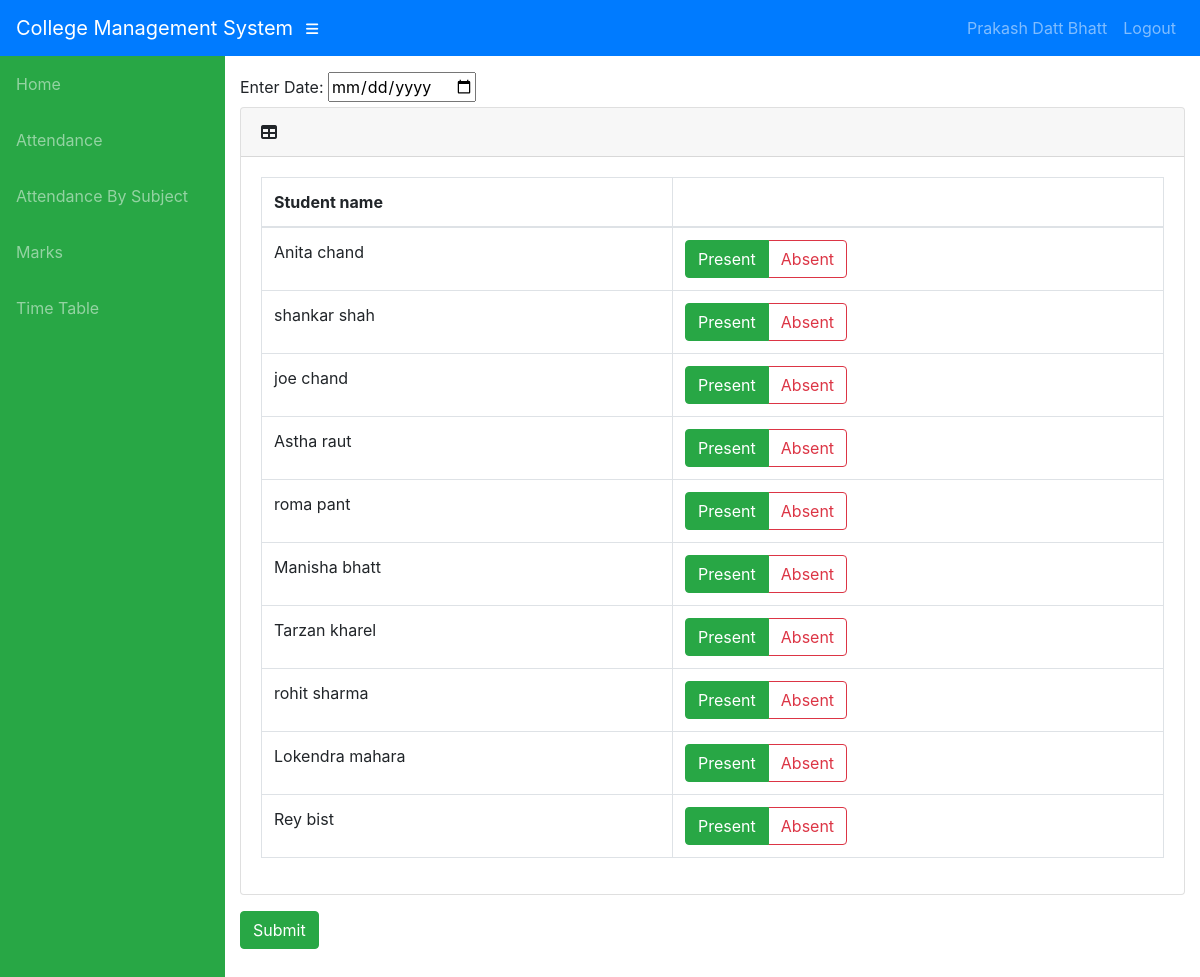
Page /info/teacher/32/Extra_class/ (signed in) on the committed database.
### info/models.py (models this page shows, shortened)
class User(AbstractUser):
    @property
    def is_student(self):
        if hasattr(self, 'student'):
            return True
        return False

class Student(models.Model):
    user = models.OneToOneField(User, on_delete=models.CASCADE, null=True)
    class_id = models.ForeignKey(Class, on_delete=models.CASCADE, default=1)
    USN = models.CharField(primary_key='True', max_length=100)
    name = models.CharField(max_length=200)
    sex = models.CharField(max_length=50, choices=sex_choice, default='Male')
    DOB = models.DateField(default='1998-01-01')

### info/views.py (the view)
# urls.py: path('teacher/<int:assign_id>/Extra_class/', views.t_extra_class, name='t_extra_class'),
@login_required()
def t_extra_class(request, assign_id):
    ass = get_object_or_404(Assign, id=assign_id)
    c = ass.class_id
    context = {
        'ass': ass,
        'c': c,
    }
    return render(request, 'info/t_extra_class.html', context)

### info/templates/info/t_extra_class.html (shortened to what this page needs)
{% extends 'info/base.html' %}
{% block content %}
{% if c.student_set.all %}
<form action="{% url 'e_confirm' ass.id %}" method="post">
    <label for="date">Enter Date: </label>
    <input type="date" name="date">
    <div class="card mb-3">
        <div class="card-header">
          <i class="fas fa-table"></i>
         <b>{{ dept1.name }}</b></div>
        <div class="card-body">
          <div class="table-responsive">
            <table class="table table-bordered" id="dataTable" width="100%" cellspacing="0">
              <thead>
                <tr>
                    <th>Student name</th>
                    <th></th>
                </tr>
              </thead>
                <tbody>
                {% for s in c.student_set.all %}
                    <tr>
                    <td>{{s.name}}</td>
                    <td>
                        <div class="btn-group btn-group-toggle" data-toggle="buttons">
                                <label class="btn btn-outline-success active">
                                    <input type="radio" name="{{ s.USN }}" id="option1" autocomplete="off" value="present" checked> Present
                                </label>
                                <label class="btn btn-outline-danger">
                                    <input type="radio" name="{{ s.USN }}" id="option2" autocomplete="off" value="absent"> Absent
                                </label>
                        </div>
                    </td>
                    </tr>
                {% endfor %}
                </tbody>
            </table>
          </div>
        </div>
      </div>
    <input class="btn btn-success" type="submit" value="Submit">
</form>
{% else %}
    <p>No students in Class</p>
{% endif %}
{% endblock %}

### info/templates/info/base.html (shortened to what this page needs)
<!DOCTYPE html>
<html lang="en">
  <head>
      {% load static %}
    <link href="{% static '/info/bootstrap/vendor/bootstrap/css/bootstrap.min.css' %}" rel="stylesheet">
    <link href="{% static '/info/bootstrap/vendor/fontawesome-free/css/all.min.css' %}" rel="stylesheet" type="text/css">
    <link href="{% static '/info/bootstrap/vendor/datatables/dataTables.bootstrap4.css' %}" rel="stylesheet">
    <link href="{% static '/info/bootstrap/css/sb-admin.css' %}" rel="stylesheet">
  </head>
  <body id="page-top">
    <nav class="navbar navbar-expand navbar-dark bg-primary static-top">
      <a class="navbar-brand mr-1" href="{% url 'index' %}">College Management System</a>
      <button class="btn btn-link btn-sm text-white order-1 order-sm-0" id="sidebarToggle" href="#">
        <i class="fas fa-bars"></i>
      </button>
        <div class="collapse navbar-collapse" id="navbarResponsive">
          <ul class="navbar-nav ml-auto">
            <li class="nav-item">
                {% if request.user.is_student %}
                    <a class="nav-link text-capitalize">{{ request.user.student.name }}</a>
                {% elif request.user.is_teacher %}
                    <a class="nav-link text-capitalize">{{ request.user.teacher.name }}</a>
                {% endif %}
            </li>
            <li class="nav-item">
                <a class="nav-link" href="#" data-toggle="modal" data-target="#logoutModal">Logout</a>
            </li>
          </ul>
        </div>
    </nav>
    <div id="wrapper">
      <ul class="sidebar navbar-nav bg-success" >
            <li class="nav-item">
              <a class="nav-link" href="{% url 'index' %}">
                <span>Home</span>
              </a>
            </li>
        {% if request.user.is_student %}
            <li class="nav-item">
              <a class="nav-link" href="{% url 'attendance' request.user.student.USN %}">
                <span>Attendance</span>
              </a>
            </li>
            <li class="nav-item">
              <a class="nav-link" href="{% url 'attendance' request.user.student.USN %}">
                <span>Attendance By Subject</span>
              </a>
            </li>
            <li class="nav-item">
              <a class="nav-link" href="{% url 'marks_list' request.user.student.USN %}">
                <span>Marks</span>
              </a>
            </li>
              <li class="nav-item">
              <a class="nav-link" href="{% url 'timetable' request.user.student.class_id_id %}">
                <span>Time Table</span>
              </a>
            </li>
        {% endif %}
      </ul>
      <div id="content-wrapper">
        <div class="container-fluid">
            {% block content %}
            {% endblock %}
        </div>
      </div>
    </div>
  </body>
</html>

### rows in the picture
User: user.student.name "Prakash Datt Bhatt"
Student: name "Anita chand"
Student: name "shankar shah"
Student: name "joe chand"
Student: name "Astha raut"
Student: name "roma pant"
Student: name "Manisha bhatt"
Student: name "Tarzan kharel"
Student: name "rohit sharma"
Student: name "Lokendra mahara"
Student: name "Rey bist"
